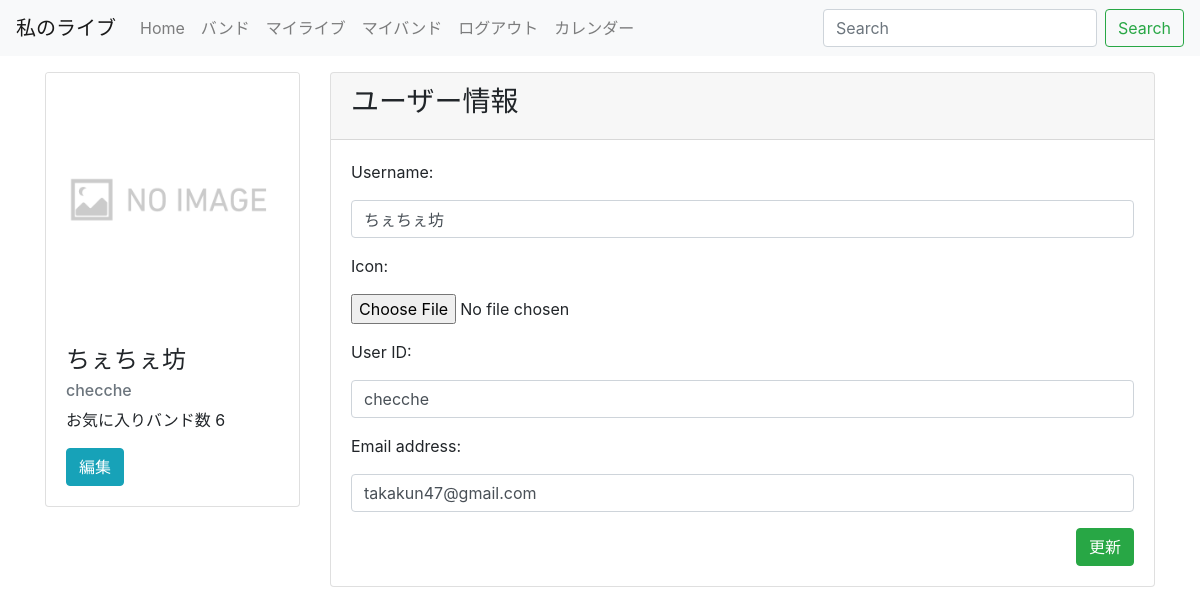
Page /edit/1/ (signed in) on the committed database.
### livecalendar/models.py (models this page shows, shortened)
class CustomUser(AbstractBaseUser, PermissionsMixin):
    username_validator = UnicodeUsernameValidator()
    username = models.CharField(
        _('user ID'),
        max_length=30,
        unique=True,
        help_text=_('Required. 30 characters or fewer. Letters, digits and @/./+/-/_ only.'),
        validators=[username_validator],
        error_messages={
            'unique': _("A user with that user Id already exists."),
        },
    )
    screenname = models.CharField(_('username'),max_length=100,blank=True)
    email = models.EmailField(
        _('email address'),
        unique=True,
        error_messages={
            'unique': _("A user with that email already exists."),
        },
    )
    userimage = models.ImageField(_('icon'),upload_to='icons/',null=True,blank=True)
    favorite_band = models.ManyToManyField(Band, verbose_name='好きなバンド', blank=True)
    is_staff = models.BooleanField(
        _('staff status'),
        default=False,
        help_text=_('Designates whether the user can log into this admin site.'),
    )
    is_active = models.BooleanField(
        _('active'),
        default=True,
        help_text=_(
            'Designates whether this user should be treated as active. '
            'Unselect this instead of deleting accounts.'
        ),
    )
    date_joined = models.DateTimeField(_('date joined'), default=timezone.now)
    objects = UserManager()
    EMAIL_FIELD = 'email'
    USERNAME_FIELD = 'username'
    REQUIRED_FIELDS = ['email']
    class Meta:
        verbose_name = _('user')
        verbose_name_plural = _('users')

### livecalendar/views.py (the view, shortened to what this page needs)
# urls.py: path('edit/<int:pk>/',views.EditUserInfo.as_view(), name='edit'),
class EditUserInfo(UserpassMixin, generic.UpdateView):
    form_class = UserEditForm
    model = CustomUser
    template_name = 'livecalendar/edit.html'

### livecalendar/forms.py
class UserEditForm(forms.ModelForm):
    class Meta:
        model = CustomUser
        fields = ('screenname','userimage', 'username', 'email', 'favorite_band')
    def __init__(self, *args, **kwargs):
        super().__init__(*args, **kwargs)
        self.fields['username'].widget.attrs['class'] = 'form-control'
        self.fields['screenname'].widget.attrs['class'] = 'form-control'
        self.fields['email'].widget.attrs['class'] = 'form-control'
        self.fields['userimage'].widget.attrs['class'] = 'form-control-file'

### livecalendar/context_processors.py (called while the page is built)
def common(request):
    context = {
        'live_list_et':Live.objects.all(),
    }
    return context

### livecalendar/views.py (called while the page is built)
    def test_func(self):
        user = self.request.user
        return user.pk == self.kwargs['pk'] or user.is_superuser

### livecalendar/templates/livecalendar/edit.html (shortened to what this page needs)
{% extends 'livecalendar/base.html' %}
{% block content %}
<div class="card">
  <div class="card-header">
    <h3>ユーザー情報</h3>
  </div>
  <div class="card-body">
    <form method="POST" enctype="multipart/form-data">
      <div class="form-group">
        <label for="{{ form.screenname.id_for_label }}">{{ form.screenname.label_tag }}</label>
        {{form.screenname}}
      </div>
      <div class="form-group">
        <label for="{{ form.userimage.id_for_label }}">{{ form.userimage.label_tag }}</label>
        {{form.userimage}}
      </div>
      <div class="form-group">
        <label for="{{ form.username.id_for_label }}">{{ form.username.label_tag }}</label>
        {{form.username}}
      </div>
      <div class="form-group">
        <label for="{{ form.email.id_for_label }}">{{ form.email.label_tag }}</label>
        {{form.email}}
      </div>
      <button type="submit" class="float-lg-right btn btn-success">更新</button>
    </form>
  </div>
</div>
{% endblock %}

### livecalendar/templates/livecalendar/base.html (shortened to what this page needs)
{% load static %}
<!doctype html>
<html lang="ja">
  <head>
    <link rel="stylesheet" href="https://stackpath.bootstrapcdn.com/bootstrap/4.1.3/css/bootstrap.min.css">
    <link rel="stylesheet" href="{% static 'livecalendar/hira.css' %}">
  </head>
  <body>
   <nav class="navbar navbar-expand-lg navbar-light bg-light">
      <a class="navbar-brand" href="#">私のライブ</a>
      <div class="collapse navbar-collapse" id="navbarSupportedContent">
        <ul class="navbar-nav mr-auto">
          <li {%if request.path == '/'%}class="nav-item active"{% endif %}>
            <a class="nav-link" href="{% url 'livecalendar:index' %}">Home</a>
          </li>
          {% if user.is_authenticated %}
          <li {%if request.path == '/band/'%}class="nav-item active"{% endif %}>
            <a class="nav-item nav-link" href="{% url 'livecalendar:band_list' %}">バンド</a>
          </li>
          <li {%if request.path == '/mylive/'%}class="nav-item active"{% endif %}>
            <a class="nav-item nav-link" href="{% url 'livecalendar:follow_live' %}">マイライブ</a>
          </li>
          <li {%if request.path == '/myband/'%}class="nav-item active"{% endif %}>
            <a class="nav-item nav-link" href="{% url 'livecalendar:follow_band' %}">マイバンド</a>
          </li>
          <li>
            <a class="nav-item nav-link" href="{% url 'livecalendar:logout' %}">ログアウト</a>
          </li>
          <li>
            {% now "Y" as c_y %}
            {% now "m" as c_m %}
            <a class="nav-item nav-link" href="{% url 'livecalendar:calendar' c_y c_m %}">カレンダー</a>
          </li>
          {% else %}
          <li class="nav-item">
            <a class="nav-item nav-link" href="{% url 'livecalendar:login' %}">ログイン</a>
          </li>
          {% endif %}
        </ul>
        <form class="form-inline my-2 my-lg-0" action="{% url 'livecalendar:index' %}">
          <input class="form-control mr-sm-2" type="text" placeholder="Search" aria-label="Search" name="keyword">
          <button class="btn btn-outline-success my-2 my-sm-0" type="submit">Search</button>
        </form>
      </div>
    </nav>
    <div class="container mt-3">
      <div class="row">
        <div class="col-md-3">
          {% if user.is_authenticated %}
          <div class="card">
            {% if user.userimage %}
            <img class="card-img-top" src="{{ user.userimage.url }}" alt="{{ user.username }}">
            {% else %}
            <img class="card-img-top" src="{% static 'livecalendar/noimage.png' %}" alt="No image">
            {% endif %}
            <div class="card-body">
              <h4 class="card-title">{{ user.screenname }}</h4>
              <h6 class="card-subtitle mb-2 text-muted">{{ user.username}}</h6>
              <p class="card-text">
                お気に入りバンド数 {{ user.favorite_band.count }}
              </p>
              <a href="{% url 'livecalendar:edit' user.pk %}" class="btn btn-info">編集</a>
            </div>
          </div>
          {% endif %}
        </div>
        <div class="col-md-9">
        {% block content %}
        {% endblock %}
        </div>
      </div>
    </div>
  </body>
</html>

### rows in the picture
CustomUser: screenname "ちぇちぇ坊", username "checche", favorite_band.count "6", email "takakun47@gmail.com"
